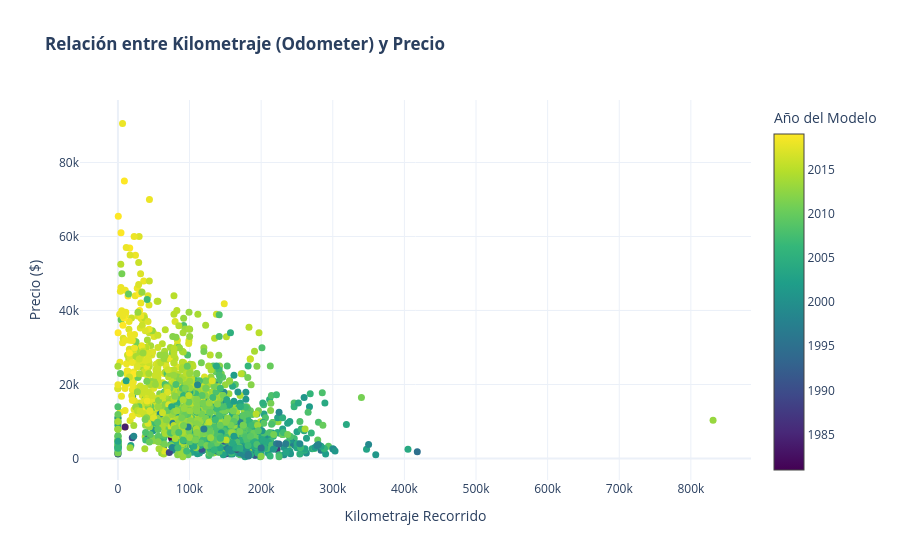

The code cell stored with this chart in its notebook:
### Code cell
# Tomamos una muestra aleatoria para optimizar el rendimiento interactivo de Plotly
df_sample = car_data_clean.sample(n=min(2000, len(car_data_clean)), random_state=42)

fig_scatter = go.Figure()

fig_scatter.add_trace(go.Scatter(
    x=df_sample['odometer'],
    y=df_sample['price'],
    mode='markers',
    marker=dict(
        size=7,
        color=df_sample['model_year'],  # El color representa el año del modelo
        colorscale='Viridis',          # Escala de colores estéticamente agradable
        showscale=True,
        colorbar=dict(title="Año del Modelo")
    ),
    text=df_sample['model']  # Al pasar el cursor verás de qué modelo de auto se trata
))

fig_scatter.update_layout(
    title='<b>Relación entre Kilometraje (Odometer) y Precio</b>',
    xaxis_title='Kilometraje Recorrido',
    yaxis_title='Precio ($)',
    template='plotly_white'
)

fig_scatter.show()

### Figure 1 — Plotly figure (JSON) as saved in the notebook; plotly's stock layout.template omitted (floating-point values rounded to 4 significant figures; data arrays with more than 128 entries replaced by an {"elided": "..."} marker saying what was removed)
{"data": [{"marker": {"color": {"elided": "2000 int values"}, "colorbar": {"title": {"text": "Año del Modelo"}}, "colorscale": [[0, "#440154"], [0.1111, "#482878"], [0.2222, "#3e4989"], [0.3333, "#31688e"], [0.4444, "#26828e"], [0.5556, "#1f9e89"], [0.6667, "#35b779"], [0.7778, "#6ece58"], [0.8889, "#b5de2b"], [1, "#fde725"]], "showscale": true, "size": 7}, "mode": "markers", "text": {"elided": "2000 str values"}, "type": "scatter", "x": {"elided": "2000 float values"}, "y": {"elided": "2000 int values"}}], "layout": {"title": {"text": "<b>Relación entre Kilometraje (Odometer) y Precio</b>"}, "xaxis": {"title": {"text": "Kilometraje Recorrido"}}, "yaxis": {"title": {"text": "Precio ($)"}}}}
